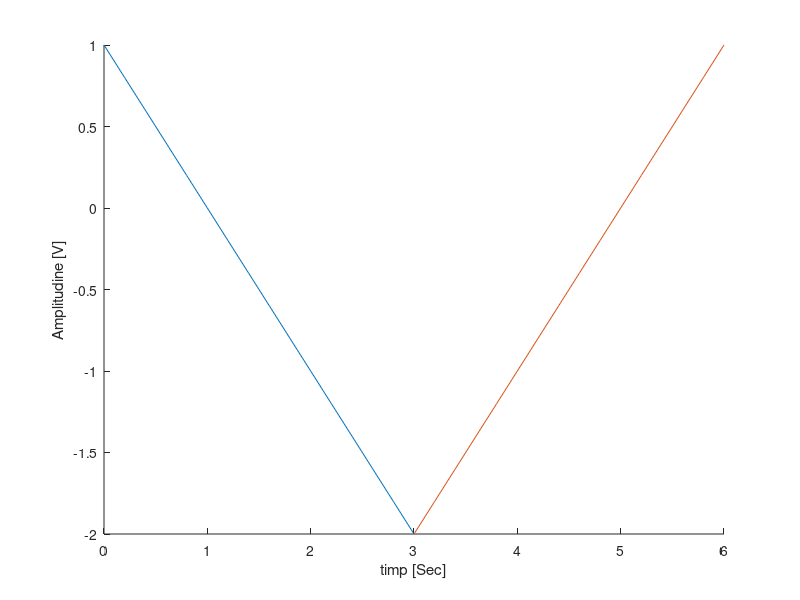

The MATLAB script that drew this image:
x=0:.2:3;
hold on
y=1-x;
plot(x,y)
x=3:.2:6;
y=x-5;
plot(x,y)
axis([0 6 -2 1])
xlabel('timp [Sec]');
ylabel('Amplitudine [V]');
